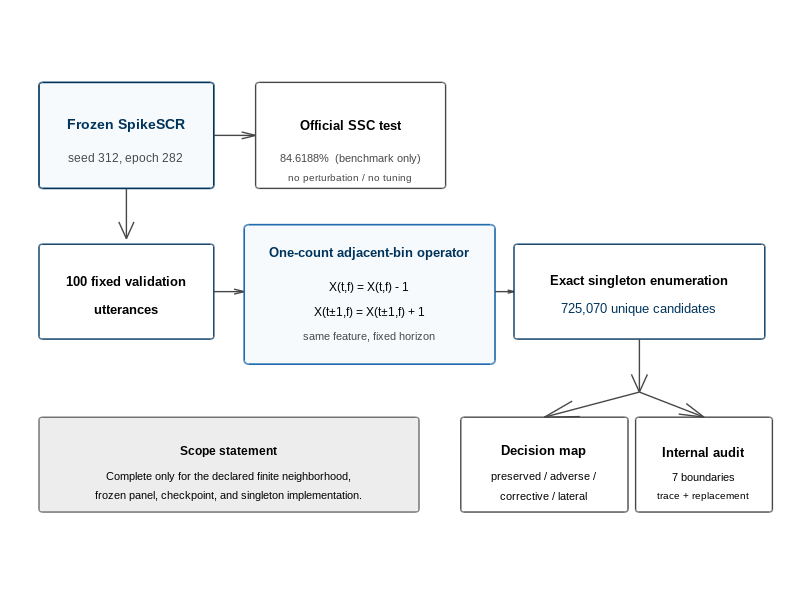
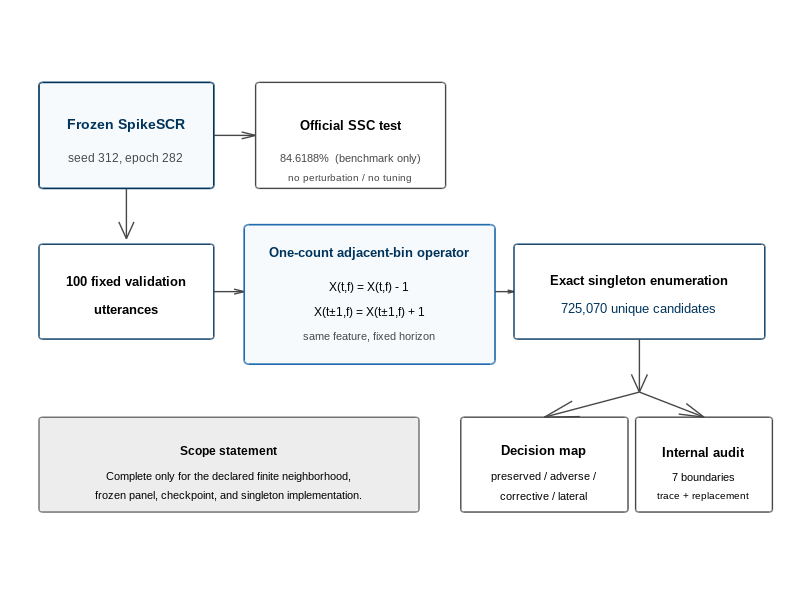

Write MATLAB code to recreate these figures, in order. (Note: this script raises an error after producing the figures.)
function make_ssc_manuscript_figures(dataDir, outDir)
%MAKE_SSC_MANUSCRIPT_FIGURES Publication-ready MATLAB figures for the SSC paper.
% Descriptive naming update. Plotting statements and numerical inputs are unchanged.
%
% Usage
%   make_ssc_manuscript_figures
%   make_ssc_manuscript_figures('/path/to/data','/path/to/output')
%
% Inputs are the four CSV files distributed with this script.
%
% Canonical geometry provenance:
%   Original exhaustive local-neighborhood result archive
%   SHA-256: fc6669b840bd473bb1f4e16755e417c8530b971124a6dde714ef861519fc1248
%   Frozen local-neighborhood protocol SHA-256: ded89cf6e33d61ab4ae6d24a51f920a69e9a9cef0e9ae88741a2f91edabeaa6e
%
% Internal-summary values are the activation-analysis values in the revised manuscript:
% trace-contrast table and adverse matched-activation-replacement table.
%
% Outputs: vector PDF + 600-dpi PNG for Figures 1 to 4.

if nargin < 1 || isempty(dataDir)
    dataDir = fileparts(mfilename('fullpath'));
end
if nargin < 2 || isempty(outDir)
    outDir = fullfile(dataDir,'figures');
end
if ~exist(outDir,'dir')
    mkdir(outDir);
end

% ----------------------------- style -------------------------------------
C.navy       = [0.00 0.20 0.36];
C.blue       = [0.12 0.42 0.68];
C.orange     = [0.82 0.47 0.13];
C.green      = [0.12 0.52 0.30];
C.red        = [0.72 0.20 0.20];
C.purple     = [0.47 0.31 0.62];
C.gray       = [0.64 0.64 0.64];
C.darkgray   = [0.28 0.28 0.28];
C.lightgray  = [0.93 0.93 0.93];
C.verylight  = [0.97 0.98 0.99];

fontName = 'Arial';
fontSize = 8.5;
lineWidth = 1.25;

% ============================ FIGURE 1 ===================================
fig = figure('Color','w','Units','centimeters','Position',[2 2 19.5 9.8]);
ax = axes(fig,'Position',[0.025 0.035 0.95 0.93]);
hold(ax,'on'); axis(ax,[0 1 0 1]); axis(ax,'off');

% Main model / benchmark branch -- enlarged boxes for publication readability
box(ax,[0.025 0.70 0.23 0.19],C.verylight,C.navy,1.2);
text(ax,0.140,0.815,'Frozen SpikeSCR','HorizontalAlignment','center','FontName',fontName,'FontSize',10,'FontWeight','bold','Color',C.navy);
text(ax,0.140,0.755,'seed 312, epoch 282','HorizontalAlignment','center','FontName',fontName,'FontSize',fontSize,'Color',C.darkgray);
arrow(ax,0.255,0.795,0.310,0.795,C.darkgray);

box(ax,[0.310 0.70 0.25 0.19],[1 1 1],C.darkgray,1.0);
text(ax,0.435,0.815,'Official SSC test','HorizontalAlignment','center','FontName',fontName,'FontSize',9.2,'FontWeight','bold');
text(ax,0.435,0.755,'84.6188%  (benchmark only)','HorizontalAlignment','center','FontName',fontName,'FontSize',8.0,'Color',C.darkgray);
text(ax,0.435,0.720,'no perturbation / no tuning','HorizontalAlignment','center','FontName',fontName,'FontSize',7.4,'Color',C.darkgray);

% Validation audit pipeline
arrow(ax,0.140,0.70,0.140,0.61,C.darkgray);
box(ax,[0.025 0.43 0.23 0.17],[1 1 1],C.navy,1.0);
text(ax,0.140,0.535,'100 fixed validation','HorizontalAlignment','center','FontName',fontName,'FontSize',9,'FontWeight','bold');
text(ax,0.140,0.485,'utterances','HorizontalAlignment','center','FontName',fontName,'FontSize',9,'FontWeight','bold');

arrow(ax,0.255,0.515,0.295,0.515,C.darkgray);
box(ax,[0.295 0.385 0.33 0.25],C.verylight,C.blue,1.2);
text(ax,0.460,0.585,'One-count adjacent-bin operator','HorizontalAlignment','center','FontName',fontName,'FontSize',9.3,'FontWeight','bold','Color',C.navy);
text(ax,0.460,0.525,'X(t,f) = X(t,f) - 1','HorizontalAlignment','center','FontName',fontName,'FontSize',8.7,'Interpreter','tex');
text(ax,0.460,0.480,'X(t\pm1,f) = X(t\pm1,f) + 1','HorizontalAlignment','center','FontName',fontName,'FontSize',8.7,'Interpreter','tex');
text(ax,0.460,0.435,'same feature, fixed horizon','HorizontalAlignment','center','FontName',fontName,'FontSize',7.7,'Color',C.darkgray);

arrow(ax,0.625,0.515,0.650,0.515,C.darkgray);
box(ax,[0.650 0.43 0.33 0.17],[1 1 1],C.navy,1.0);
text(ax,0.815,0.535,'Exact singleton enumeration','HorizontalAlignment','center','FontName',fontName,'FontSize',9,'FontWeight','bold');
text(ax,0.815,0.485,'725,070 unique candidates','HorizontalAlignment','center','FontName',fontName,'FontSize',9,'Color',C.navy);

% Outcome and internal-analysis branch
arrow(ax,0.815,0.43,0.815,0.335,C.darkgray);
box(ax,[0.580 0.12 0.22 0.17],[1 1 1],C.darkgray,1.0);
text(ax,0.690,0.230,'Decision map','HorizontalAlignment','center','FontName',fontName,'FontSize',9,'FontWeight','bold');
text(ax,0.690,0.185,'preserved / adverse /','HorizontalAlignment','center','FontName',fontName,'FontSize',7.8);
text(ax,0.690,0.150,'corrective / lateral','HorizontalAlignment','center','FontName',fontName,'FontSize',7.8);

box(ax,[0.810 0.12 0.18 0.17],[1 1 1],C.darkgray,1.0);
text(ax,0.900,0.230,'Internal audit','HorizontalAlignment','center','FontName',fontName,'FontSize',9,'FontWeight','bold');
text(ax,0.900,0.185,'7 boundaries','HorizontalAlignment','center','FontName',fontName,'FontSize',7.8);
text(ax,0.900,0.150,'trace + replacement','HorizontalAlignment','center','FontName',fontName,'FontSize',7.5);

arrow(ax,0.815,0.335,0.690,0.290,C.darkgray);
arrow(ax,0.815,0.335,0.900,0.290,C.darkgray);

box(ax,[0.025 0.12 0.50 0.17],C.lightgray,C.darkgray,0.8);
text(ax,0.275,0.230,'Scope statement','HorizontalAlignment','center','FontName',fontName,'FontSize',8.7,'FontWeight','bold');
text(ax,0.275,0.185,'Complete only for the declared finite neighborhood,','HorizontalAlignment','center','FontName',fontName,'FontSize',7.6);
text(ax,0.275,0.150,'frozen panel, checkpoint, and singleton implementation.','HorizontalAlignment','center','FontName',fontName,'FontSize',7.6);

export_figure(fig,outDir,'Fig1_audit_workflow');
close(fig);

% ============================ FIGURE 2 ===================================
T = readtable(fullfile(dataDir,'fig2_outcome_partition.csv'),'TextType','string');
uniqueN = T.unique_n;
weightedN = T.event_weighted_n;

presU = uniqueN(1); changeU = sum(uniqueN(2:4));
presW = weightedN(1); changeW = sum(weightedN(2:4));

overall = 100 * [presU changeU; presW changeW] ./ [sum(uniqueN); sum(weightedN)];
changed = 100 * [uniqueN(2:4)'; weightedN(2:4)'] ./ [changeU; changeW];

fig = figure('Color','w','Units','centimeters','Position',[2 2 18.0 7.8]);
tl = tiledlayout(fig,1,2,'TileSpacing','compact','Padding','compact');

ax1 = nexttile(tl,1); hold(ax1,'on');
b = bar(ax1,overall,'stacked','BarWidth',0.62);
b(1).FaceColor = C.gray; b(1).EdgeColor = 'none';
b(2).FaceColor = C.red;  b(2).EdgeColor = 'none';
set(ax1,'XTick',1:2,'XTickLabel',{'Unique','Event-weighted'},'FontName',fontName,'FontSize',fontSize,'LineWidth',0.8,'Box','off');
xlabel(ax1,'Candidate accounting','FontName',fontName,'FontSize',fontSize+0.2);
ylabel(ax1,'Share of all candidates (%)','FontName',fontName,'FontSize',fontSize+0.5);
ylim(ax1,[0 100]); grid(ax1,'on'); ax1.YGrid='on'; ax1.XGrid='off';
legend(ax1,{'Class-preserved','Any class change'},'Location','southoutside','Orientation','horizontal','Box','off','FontSize',7.5);
text(ax1,1,overall(1,1)-4,sprintf('%.2f%%',overall(1,1)),'HorizontalAlignment','center','FontName',fontName,'FontSize',7.5,'Color','w','FontWeight','bold');
text(ax1,2,overall(2,1)-4,sprintf('%.2f%%',overall(2,1)),'HorizontalAlignment','center','FontName',fontName,'FontSize',7.5,'Color','w','FontWeight','bold');
text(ax1,1,overall(1,1)+overall(1,2)/2,sprintf('%.2f%%',overall(1,2)),'HorizontalAlignment','center','FontName',fontName,'FontSize',6.8,'Color','w','FontWeight','bold');
text(ax1,2,overall(2,1)+overall(2,2)/2,sprintf('%.2f%%',overall(2,2)),'HorizontalAlignment','center','FontName',fontName,'FontSize',6.8,'Color','w','FontWeight','bold');
text(ax1,0.02,0.97,'A','Units','normalized','FontName',fontName,'FontSize',10,'FontWeight','bold','VerticalAlignment','top');

ax2 = nexttile(tl,2); hold(ax2,'on');
b = bar(ax2,changed,'stacked','BarWidth',0.62);
b(1).FaceColor = C.red;    b(1).EdgeColor='none';
b(2).FaceColor = C.green;  b(2).EdgeColor='none';
b(3).FaceColor = C.blue;   b(3).EdgeColor='none';
set(ax2,'XTick',1:2,'XTickLabel',{'Unique','Event-weighted'},'FontName',fontName,'FontSize',fontSize,'LineWidth',0.8,'Box','off');
xlabel(ax2,'Class-change accounting','FontName',fontName,'FontSize',fontSize+0.2);
ylabel(ax2,'Composition of class changes (%)','FontName',fontName,'FontSize',fontSize+0.5);
ylim(ax2,[0 100]); grid(ax2,'on'); ax2.YGrid='on'; ax2.XGrid='off';
legend(ax2,{'Adverse','Corrective','Lateral'},'Location','southoutside','Orientation','horizontal','Box','off','FontSize',7.5);
for i = 1:2
    base = 0;
    for j = 1:3
        v = changed(i,j);
        if v > 8
            text(ax2,i,base+v/2,sprintf('%.1f%%',v),'HorizontalAlignment','center','FontName',fontName,'FontSize',7.2,'Color','w','FontWeight','bold');
        end
        base = base + v;
    end
end
text(ax2,0.02,0.97,'B','Units','normalized','FontName',fontName,'FontSize',10,'FontWeight','bold','VerticalAlignment','top');

export_figure(fig,outDir,'Fig2_complete_outcome_partition');
close(fig);

% ============================ FIGURE 3 ===================================
S = readtable(fullfile(dataDir,'fig3_source_geometry.csv'),'TextType','string');
cleanCorrectMask = asLogicalMask(S.clean_correct, 'clean_correct');
C0 = S(cleanCorrectMask,:);

fig = figure('Color','w','Units','centimeters','Position',[2 2 18.0 7.8]);
tl = tiledlayout(fig,1,2,'TileSpacing','compact','Padding','compact');

ax1 = nexttile(tl,1); hold(ax1,'on');
zeroMask = C0.adverse_unique == 0;
nonzeroMask = ~zeroMask;
scatter(ax1,C0.clean_margin(zeroMask),100*C0.adverse_rate(zeroMask),22,C.gray,'filled','MarkerFaceAlpha',0.70);
scatter(ax1,C0.clean_margin(nonzeroMask),100*C0.adverse_rate(nonzeroMask),38,C.red,'filled','MarkerEdgeColor','w','LineWidth',0.45);
set(ax1,'FontName',fontName,'FontSize',fontSize,'LineWidth',0.8,'Box','off');
xlabel(ax1,'Clean top-two margin','FontName',fontName,'FontSize',fontSize+0.5);
ylabel(ax1,'Adverse-candidate rate (%)','FontName',fontName,'FontSize',fontSize+0.5);
grid(ax1,'on');
text(ax1,0.98,0.79,'Spearman \rho = -0.5688,  p = 0.00010','Units','normalized','HorizontalAlignment','right','VerticalAlignment','top','FontName',fontName,'FontSize',7.3,'BackgroundColor','w','Margin',1);
text(ax1,0.02,0.97,'A','Units','normalized','FontName',fontName,'FontSize',10,'FontWeight','bold','VerticalAlignment','top');
legend(ax1,{'No adverse neighbor','Adverse-sensitive source'},'Location','northeast','Box','off','FontSize',7.2);

ax2 = nexttile(tl,2); hold(ax2,'on');
counts = sort(C0.adverse_unique,'descend');
counts = counts(counts > 0);
cum = 100*cumsum(counts)/sum(counts);
rank = (1:numel(counts))';
plot(ax2,rank,cum,'-o','Color',C.navy,'MarkerFaceColor',C.navy,'MarkerSize',4.0,'LineWidth',lineWidth);
yline(ax2,100,'-','Color',C.gray,'LineWidth',0.8);
plot(ax2,[2 2],[0 cum(2)],'--','Color',C.gray,'LineWidth',0.8);
plot(ax2,[5 5],[0 cum(5)],'--','Color',C.gray,'LineWidth',0.8);
plot(ax2,[8 8],[0 cum(8)],'--','Color',C.gray,'LineWidth',0.8);
text(ax2,2.20,cum(2)+1.5,sprintf('2 sources: %.2f%%',cum(2)),'HorizontalAlignment','left','FontName',fontName,'FontSize',7.2,'BackgroundColor','w','Margin',0.5);
text(ax2,5.00,cum(5)-5.0,sprintf('5 sources: %.2f%%',cum(5)),'HorizontalAlignment','center','FontName',fontName,'FontSize',7.2,'BackgroundColor','w','Margin',0.5);
text(ax2,8.00,cum(8)-7.0,sprintf('8 sources: %.2f%%',cum(8)),'HorizontalAlignment','center','FontName',fontName,'FontSize',7.2,'BackgroundColor','w','Margin',0.5);
set(ax2,'FontName',fontName,'FontSize',fontSize,'LineWidth',0.8,'Box','off','XTick',1:numel(counts));
xlabel(ax2,'Adverse-sensitive sources, ranked by adverse count','FontName',fontName,'FontSize',fontSize+0.5);
ylabel(ax2,'Cumulative adverse load (%)','FontName',fontName,'FontSize',fontSize+0.5);
xlim(ax2,[1 max(rank)]); ylim(ax2,[0 103]); grid(ax2,'on');
text(ax2,0.02,0.97,'B','Units','normalized','FontName',fontName,'FontSize',10,'FontWeight','bold','VerticalAlignment','top');

export_figure(fig,outDir,'Fig3_source_level_fragility');
close(fig);

% ============================ FIGURE 4 ===================================
R = readtable(fullfile(dataDir,'fig4_trace_contrasts.csv'),'TextType','string');
P = readtable(fullfile(dataDir,'fig4_adverse_patching.csv'),'TextType','string');

fig = figure('Color','w','Units','centimeters','Position',[2 2 18.0 8.3]);
tl = tiledlayout(fig,1,2,'TileSpacing','compact','Padding','compact');

ax1 = nexttile(tl,1); hold(ax1,'on');
x = (1:height(R))';
plot(ax1,x,R.adverse_contrast,'-o','Color',C.red,'MarkerFaceColor',C.red,'MarkerSize',4.5,'LineWidth',lineWidth);
plot(ax1,x,R.corrective_contrast,'-s','Color',C.green,'MarkerFaceColor',C.green,'MarkerSize',4.2,'LineWidth',lineWidth);
plot(ax1,x,R.lateral_contrast,'-^','Color',C.blue,'MarkerFaceColor',C.blue,'MarkerSize',4.5,'LineWidth',lineWidth);
yline(ax1,0,'-','Color',C.gray,'LineWidth',0.8);
set(ax1,'XTick',x,'XTickLabel',cellstr(R.boundary),'XTickLabelRotation',32,'FontName',fontName,'FontSize',fontSize,'LineWidth',0.8,'Box','off');
ylabel(ax1,'Transition - preserved relative L_2 change','Interpreter','tex','FontName',fontName,'FontSize',fontSize+0.5);
grid(ax1,'on');
legend(ax1,{'Adverse','Corrective','Lateral'},'Location','northwest','Box','off','FontSize',7.4);
% mark the one nonsignificant contrast (lateral stem) with an open marker
plot(ax1,1,R.lateral_contrast(1),'^','Color',C.blue,'MarkerFaceColor','w','MarkerSize',6.0,'LineWidth',1.1,'HandleVisibility','off');
text(ax1,1.08,R.lateral_contrast(1)+0.010,'Lateral stem: q = 0.1749','Color',C.blue,'FontName',fontName,'FontSize',6.8,'HorizontalAlignment','left');
text(ax1,0.02,0.97,'A','Units','normalized','FontName',fontName,'FontSize',10,'FontWeight','bold','VerticalAlignment','top');

ax2 = nexttile(tl,2); hold(ax2,'on');
x = (1:height(P))';
lo = P.equal_source_mean_percent - P.ci95_low_percent;
hi = P.ci95_high_percent - P.equal_source_mean_percent;
errorbar(ax2,x,P.equal_source_mean_percent,lo,hi,'o','Color',C.navy,'MarkerFaceColor',C.navy,'MarkerSize',5.0,'LineWidth',1.15,'CapSize',6);
plot(ax2,x,P.candidate_pooled_percent,'s','Color',C.orange,'MarkerFaceColor','w','MarkerSize',6.0,'LineWidth',1.25);
set(ax2,'XTick',x,'XTickLabel',cellstr(P.boundary),'XTickLabelRotation',25,'FontName',fontName,'FontSize',fontSize,'LineWidth',0.8,'Box','off');
ylabel(ax2,'Adverse clean-prediction restoration (%)','FontName',fontName,'FontSize',fontSize+0.5);
ylim(ax2,[0 103]); grid(ax2,'on');
legend(ax2,{'Equal-source mean (95% CI)','Candidate-pooled rate'},'Location','southwest','Box','off','FontSize',7.2);
text(ax2,0.02,0.97,'B','Units','normalized','FontName',fontName,'FontSize',10,'FontWeight','bold','VerticalAlignment','top');

export_figure(fig,outDir,'Fig4_internal_divergence_and_recovery');
close(fig);

fprintf('Figures written to: %s\n',outDir);
end

% =========================== helper functions =============================
function box(ax,pos,faceColor,edgeColor,lineWidth)
rectangle(ax,'Position',pos,'FaceColor',faceColor,'EdgeColor',edgeColor,'LineWidth',lineWidth,'Curvature',0.05);
end

function arrow(ax,x1,y1,x2,y2,color)
quiver(ax,x1,y1,x2-x1,y2-y1,0,'Color',color,'LineWidth',1.0,'MaxHeadSize',0.20);
end

function mask = asLogicalMask(v, variableName)
%ASLOGICALMASK Robustly convert table booleans to a logical mask.
% Accepts logical, numeric 0/1, string/categorical, char, or cell text.
if islogical(v)
    mask = v;
elseif isnumeric(v)
    mask = (v ~= 0);
elseif isstring(v)
    s = lower(strtrim(v));
    mask = ismember(s,["true","1","yes","y"]);
elseif iscategorical(v)
    s = lower(strtrim(string(v)));
    mask = ismember(s,["true","1","yes","y"]);
elseif ischar(v)
    s = lower(strtrim(string(cellstr(v))));
    mask = ismember(s,["true","1","yes","y"]);
elseif iscell(v)
    s = lower(strtrim(string(v)));
    mask = ismember(s,["true","1","yes","y"]);
else
    error('Unsupported data type for %s: %s',variableName,class(v));
end
mask = mask(:);
end

function export_figure(fig,outDir,baseName)
pdfPath = fullfile(outDir,[baseName '.pdf']);
pngPath = fullfile(outDir,[baseName '.png']);
exportgraphics(fig,pdfPath,'ContentType','vector');
exportgraphics(fig,pngPath,'Resolution',600);
end
